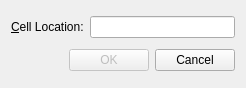
<?xml version="1.0" encoding="UTF-8"?>
<ui version="4.0">
 <class>gotocell_bridge</class>
 <widget class="QDialog" name="gotocell_bridge">
  <property name="geometry">
   <rect>
    <x>0</x>
    <y>0</y>
    <width>246</width>
    <height>88</height>
   </rect>
  </property>
  <property name="windowTitle">
   <string>Go to Cell</string>
  </property>
  <layout class="QVBoxLayout" name="verticalLayout">
   <item>
    <layout class="QHBoxLayout" name="horizontalLayout">
     <item>
      <widget class="QLabel" name="label">
       <property name="text">
        <string>&amp;Cell Location:</string>
       </property>
       <property name="buddy">
        <cstring>lineEdit</cstring>
       </property>
      </widget>
     </item>
     <item>
      <widget class="QLineEdit" name="lineEdit"/>
     </item>
    </layout>
   </item>
   <item>
    <layout class="QHBoxLayout" name="horizontalLayout_2">
     <item>
      <spacer name="horizontalSpacer">
       <property name="orientation">
        <enum>Qt::Horizontal</enum>
       </property>
       <property name="sizeHint" stdset="0">
        <size>
         <width>40</width>
         <height>20</height>
        </size>
       </property>
      </spacer>
     </item>
     <item>
      <widget class="QPushButton" name="okButton">
       <property name="enabled">
        <bool>false</bool>
       </property>
       <property name="text">
        <string>OK</string>
       </property>
       <property name="default">
        <bool>true</bool>
       </property>
      </widget>
     </item>
     <item>
      <widget class="QPushButton" name="cancelButton">
       <property name="text">
        <string>Cancel</string>
       </property>
      </widget>
     </item>
    </layout>
   </item>
  </layout>
 </widget>
 <resources/>
 <connections/>
</ui>
